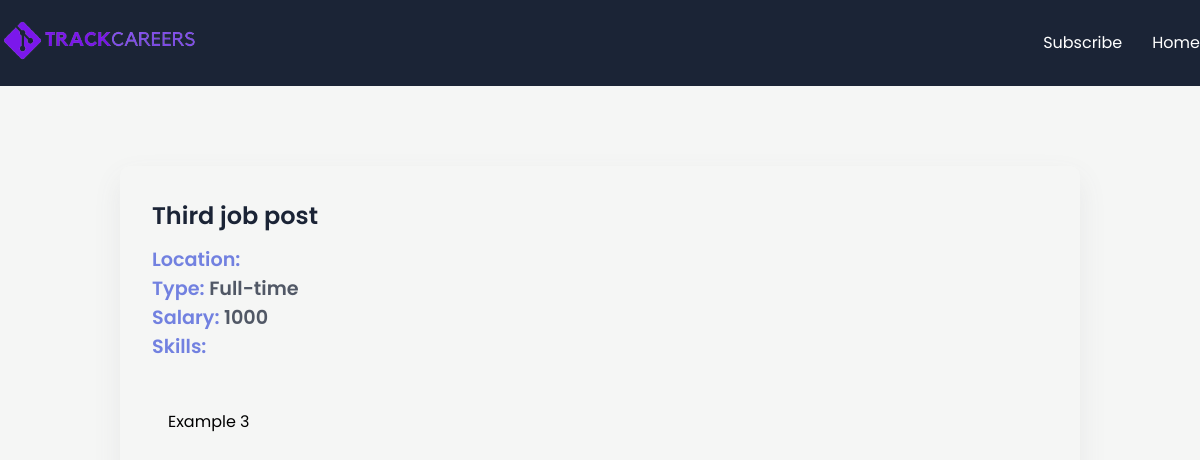
/job/3, run on an earlier commit of the app's database.
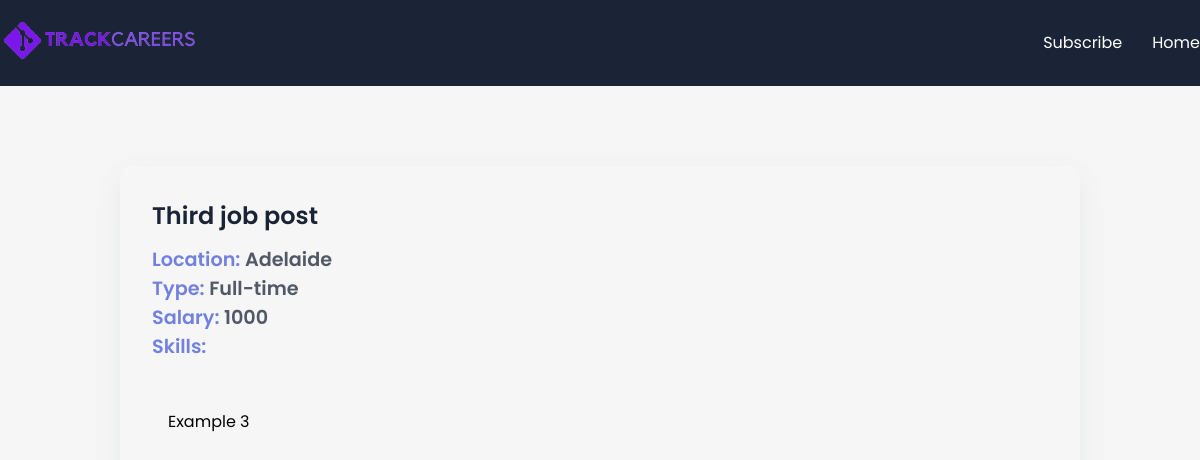
And on a later commit of the database.
### app/models.py (models this page shows, shortened)
class JobPost(models.Model):
    JOB_TYPE_CHOICES = [
        ('Full-time', 'Full-time'),
        ('Part-time', 'Part-time')
    ]
    title = models.CharField(max_length=200)
    description = models.TextField()
    date = models.DateTimeField(auto_now_add=True)
    expiry = models.DateField(null=True)
    salary = models.PositiveIntegerField()
    slug = models.SlugField(null=True, max_length=40, unique=True)
    location = models.ForeignKey(Location, on_delete=models.CASCADE, null=True)
    author = models.ForeignKey(Author, on_delete=models.CASCADE, null=True)
    skills = models.ManyToManyField(Skills)
    type = models.CharField(max_length=200, null=False, choices=JOB_TYPE_CHOICES)

class Location(models.Model):
    street = models.CharField(max_length=200)
    city = models.CharField(max_length=200)
    state = models.CharField(max_length=200)
    country = models.CharField(max_length=200)
    zip = models.CharField(max_length=200)

### app/views.py (the view)
# urls.py: path('job/<int:id>', views.job_detail, name='jobs_detail')
def job_detail(request, id):
    try:
        if id == 0:
            return redirect(reverse('jobs_home'))
        job = JobPost.objects.get(id=id)
        context = {"job": job}
        return render(request, 'app/job_detail.html', context)
    except:
        return HttpResponseNotFound("Not found")

### app/templates/app/job_detail.html (shortened to what this page needs)
{% extends 'base.html' %}
{% block content %}
<section>
      <div class="container">
        <div class="view-post">
          <h1 class="jobtitle">
            {{ job.title }}
          </h1>
          <p class="location it">Location: <span>{{ job.location.city }}</span></p>
          <p class="status it">Type: <span>{{ job.type }}</span></p>
          <p class="budget it">Salary: <span>{{ job.salary }}</span></p>
          <p class="skill it">Skills: </p>
          <div class="desc">
            <p class="details">
              {{ job.description }}
            </p>
          </div>
        </div>
      </div>
    </section>
{% endblock content %}

What changed in the data, as far as the page shows it:
changed JobPost "Third job post": location.city (not shown) → "Adelaide"
